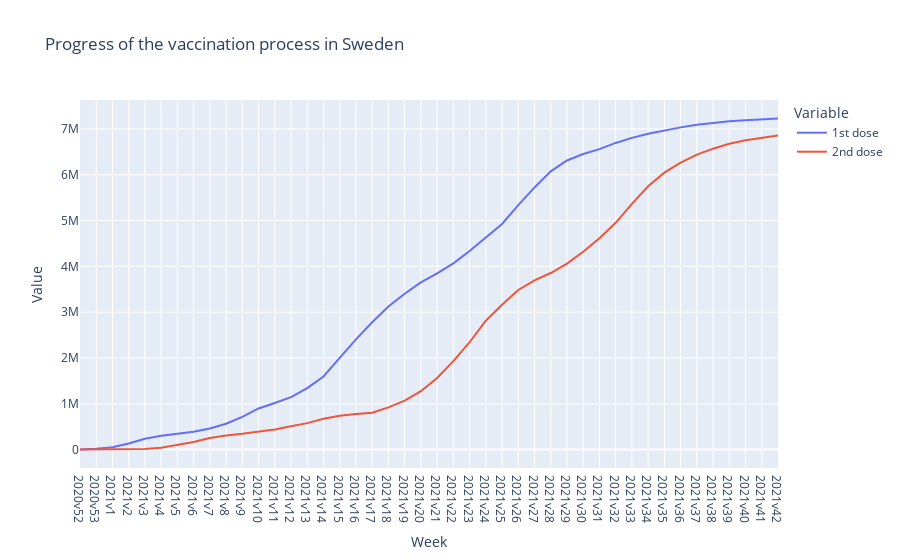

Notebook cell for this chart:
### Markdown cell above
# Uppgift 3 - KPIer & explorativ dataanalys
Definiera 3-6 KPIer utöver de som använts i ovanstående uppgifter och gör explorativ dataanalys på flera sheets på båda Excel-filerna. Se till att dokumentera vad du undersöker med markdown kombinerad med kod i Jupyter notebook eller om du använder Pythonskript, skriv en markdown vid sidan om. Dokumentera också vad du kommer fram till och spara alla visualiseringar.

## KPI's :
Since we can't use the same indicators as what we already worked with in the tasks above, the most interesting KPIs in my opinion would be :
- Total Vaccinated with 1st dose
- Total Vaccinated with 2nd dose
- Vaccinations performed every week
- Patients sitting in intensive care

### Code cell
vaccinerade_by_time = pd.read_excel(covid19_vaccine_file_path, sheet_name="Vaccinerade tidsserie")

vaccinerade_1_dos = vaccinerade_by_time[vaccinerade_by_time["Vaccinationsstatus"]=="Minst 1 dos"].drop(columns=["Vaccinationsstatus","Andel vaccinerade"])
vaccinerade_2_dos = vaccinerade_by_time[vaccinerade_by_time["Vaccinationsstatus"]=="Färdigvaccinerade"].drop(columns=["Vaccinationsstatus","Andel vaccinerade"])

vaccinerade_1_dos = vaccinerade_1_dos[vaccinerade_1_dos["Region"]=="| Sverige |"].drop(columns=["Region"])
vaccinerade_2_dos = vaccinerade_2_dos[vaccinerade_2_dos["Region"]=="| Sverige |"].drop(columns=["Region"])

vaccinerade_1_dos["Vecka"] = vaccinerade_1_dos["År"].astype(str) + "v" + vaccinerade_1_dos["Vecka"].astype(str)
vaccinerade_2_dos["Vecka"] = vaccinerade_2_dos["År"].astype(str) + "v" + vaccinerade_2_dos["Vecka"].astype(str)

vaccinerade_1_dos = vaccinerade_1_dos.drop(columns="År").rename(columns={"Antal vaccinerade":"1st dose"})
vaccinerade_2_dos = vaccinerade_2_dos.drop(columns="År").rename(columns={"Antal vaccinerade":"2nd dose"})

vaccinerade = pd.concat([vaccinerade_1_dos.set_index("Vecka"),vaccinerade_2_dos.set_index("Vecka")], axis="columns")

fig = px.line(data_frame=vaccinerade, 
                labels={"variable":"Variable","value":"Value","Vecka":"Week"}, 
                title = "Progress of the vaccination process in Sweden")
fig.show()

fig.write_html("Visualiseringar/Upp3_KPI1_KPI2_Progress_of_the_vaccination_process_in_Sweden.html")

### Figure 1 — Plotly figure (JSON) as saved in the notebook; plotly's stock layout.template omitted (floating-point values rounded to 4 significant figures)
{"data": [{"hovertemplate": "Variable=1st dose<br>Week=%{x}<br>Value=%{y}<extra></extra>", "legendgroup": "1st dose", "line": {"color": "#636efa", "dash": "solid"}, "marker": {"symbol": "circle"}, "mode": "lines", "name": "1st dose", "orientation": "v", "showlegend": true, "type": "scatter", "x": ["2020v52", "2020v53", "2021v1", "2021v2", "2021v3", "2021v4", "2021v5", "2021v6", "2021v7", "2021v8", "2021v9", "2021v10", "2021v11", "2021v12", "2021v13", "2021v14", "2021v15", "2021v16", "2021v17", "2021v18", "2021v19", "2021v20", "2021v21", "2021v22", "2021v23", "2021v24", "2021v25", "2021v26", "2021v27", "2021v28", "2021v29", "2021v30", "2021v31", "2021v32", "2021v33", "2021v34", "2021v35", "2021v36", "2021v37", "2021v38", "2021v39", "2021v40", "2021v41", "2021v42"], "xaxis": "x", "y": [2472, 16514, 52943, 132176, 237382, 302086, 345424, 391880, 462115, 563878, 715948, 898016, 1017046, 1145993, 1343258, 1595509, 2004400, 2407382, 2780299, 3123469, 3402235, 3651759, 3847624, 4064203, 4333570, 4636503, 4925305, 5336222, 5722719, 6072782, 6311606, 6451176, 6559607, 6694322, 6803978, 6893057, 6968197, 7033807, 7089994, 7134073, 7167636, 7189274, 7214329, 7229620], "yaxis": "y"}, {"hovertemplate": "Variable=2nd dose<br>Week=%{x}<br>Value=%{y}<extra></extra>", "legendgroup": "2nd dose", "line": {"color": "#EF553B", "dash": "solid"}, "marker": {"symbol": "circle"}, "mode": "lines", "name": "2nd dose", "orientation": "v", "showlegend": true, "type": "scatter", "x": ["2020v52", "2020v53", "2021v1", "2021v2", "2021v3", "2021v4", "2021v5", "2021v6", "2021v7", "2021v8", "2021v9", "2021v10", "2021v11", "2021v12", "2021v13", "2021v14", "2021v15", "2021v16", "2021v17", "2021v18", "2021v19", "2021v20", "2021v21", "2021v22", "2021v23", "2021v24", "2021v25", "2021v26", "2021v27", "2021v28", "2021v29", "2021v30", "2021v31", "2021v32", "2021v33", "2021v34", "2021v35", "2021v36", "2021v37", "2021v38", "2021v39", "2021v40", "2021v41", "2021v42"], "xaxis": "x", "y": [0, 0, 0, 560, 11909, 38386, 95213, 166790, 251337, 306298, 344352, 383842, 439435, 509139, 577678, 671902, 738791, 777298, 805108, 921074, 1068994, 1274350, 1563275, 1931864, 2343418, 2813050, 3161840, 3483828, 3694230, 3854234, 4059241, 4318413, 4613582, 4949822, 5362602, 5748770, 6046195, 6262844, 6438360, 6568942, 6677088, 6752600, 6812793, 6858972], "yaxis": "y"}], "layout": {"legend": {"title": {"text": "Variable"}, "tracegroupgap": 0}, "title": {"text": "Progress of the vaccination process in Sweden"}, "xaxis": {"anchor": "y", "domain": [0, 1], "title": {"text": "Week"}}, "yaxis": {"anchor": "x", "domain": [0, 1], "title": {"text": "Value"}}}}
